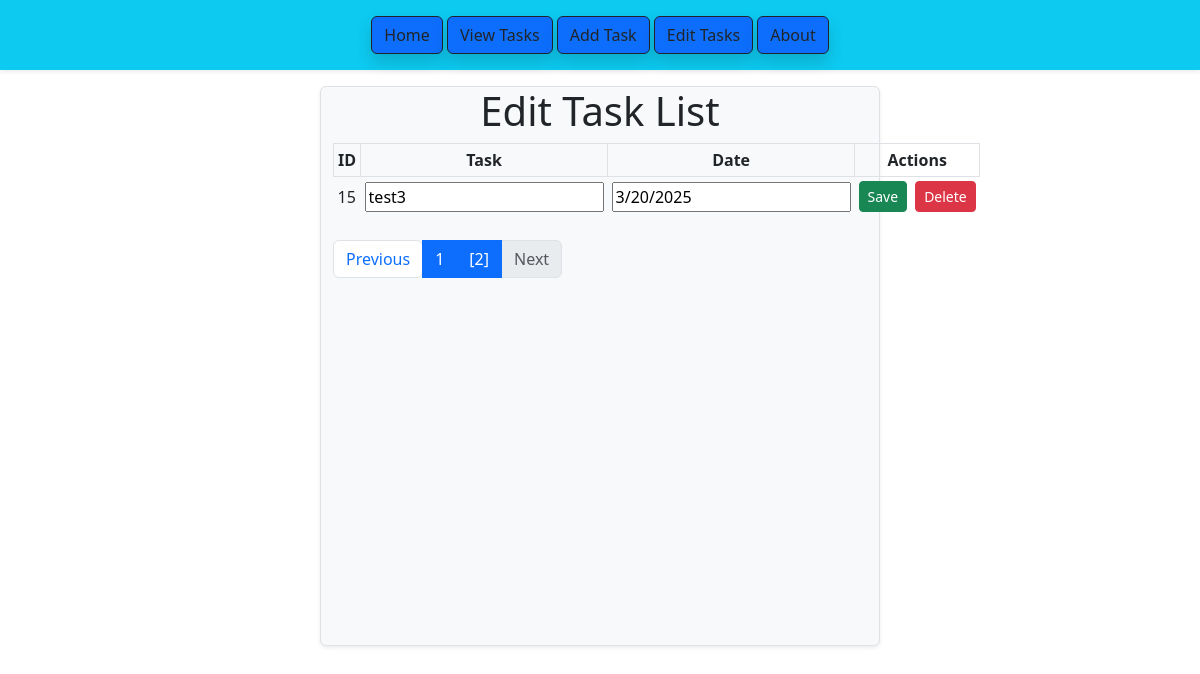
The app's page /edit_task/2/2/, older data.
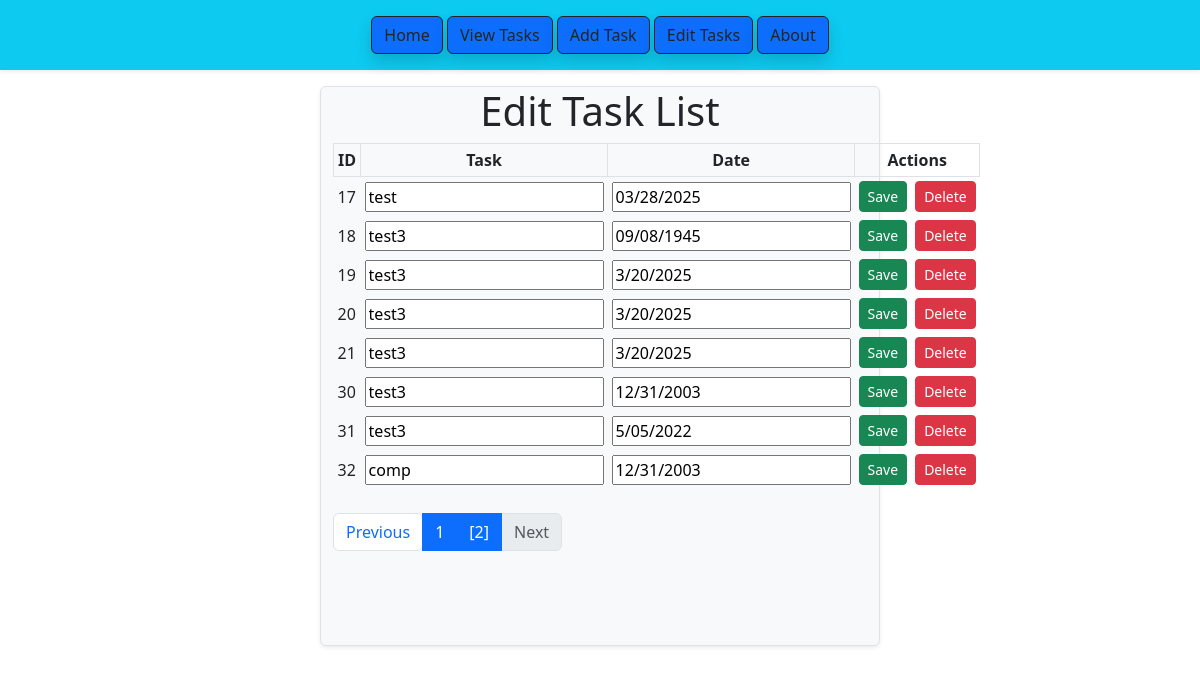
The same page, newer data.
### todo_app/models.py (models this page shows, shortened)
class Task(models.Model):
    id = models.AutoField(primary_key=True)
    task = models.CharField(max_length=100)
    date = models.CharField(max_length=10)

### todo_app/views.py (the view, shortened to what this page needs)
# urls.py: path("edit_task/<int:task_id>/<int:page_number>/", edit_task, name="edit_task",),#<int:task_id>/<int:page_number>/
def edit_task(request, task_id, page_number):
    success = False
    task_list = Task.objects.all()
    paginator = Paginator(task_list,10)
    page_number = request.POST.get("page", request.GET.get("page",page_number))
    page_obj = paginator.get_page(page_number)
    return render(
        request, "edit_task.html",
        {
            "tasks":page_obj,
            "success":success,
            "updated_task_id":task_id
        }
    )

### todo_app/templates/edit_task.html (shortened to what this page needs)
{% load static %}
<!DOCTYPE html>
<html lang="en">
<head>
    <link rel="stylesheet" href="https://cdn.jsdelivr.net/npm/bootstrap@5.3.0/dist/css/bootstrap.min.css">
</head>
<body>
    <div class="shadow-sm bg-info text-center py-3">
        <button class="btn btn-primary text-dark border-dark shadow" type="submit" onclick="window.location.href='{% url 'front_page' %}'">Home</button>
        <button class="btn btn-primary text-dark border-dark shadow" type="submit" onclick="window.location.href='{% url 'view_task' %}'">View Tasks</button>
        <button class="btn btn-primary text-dark border-dark shadow" type="submit" onclick="window.location.href='{% url 'add_task' %}'">Add Task</button>
        <button class="btn btn-primary text-dark border-dark shadow" type="submit" onclick="window.location.href='{% url 'edit_task' 0 1 %}'">Edit Tasks</button>
        <button class="btn btn-primary text-dark border-dark shadow" type="submit" onclick="window.location.href='{% url 'about_page' %}'">About</button>
    </div>
    <div class=" mt-3 container-fluid bg-light rounded shadow-sm border" style="width:560px; height: 560px;">
        <h1 style="text-align: center;">Edit Task List</h1>
        <table class="mb-3" cellpadding="4">
            <thread>
                <tr class="border">
                    <th class="border">ID</th>
                    <th class="border" style="text-align: center;">Task</th>
                    <th class="border" style="text-align: center;">Date</th>
                    <th class="border" style="text-align: center;">Actions</th>
                </tr>
            </thread>
            <tbody>
                {%for task in tasks%}
                <tr id="task-row-{{task_id}}">
                    <form method="POST" action="{% url 'edit_task' task.id tasks.number%}">
                        <td>{{task.id}}</td>
                        <td><input type="text" name="task" value="{{task.task}}"></td>
                        <td><input type="text" name="date" value="{{task.date}}"></td>
                        <td class="d-flex gap-2">
                            <button class="btn btn-success btn-sm" type="submit">Save</button>
                    </form>
                    <form method="POST" action="{% url 'delete_task' task.id tasks.number %}"
                        onsubmit="return confirm('Are you sure you want to delete this task?');">
                        <button class="btn btn-danger btn-sm" type="submit">Delete</button>
                    </form>
                </tr>
                {% endfor %}
            </tbody>
        </table>
        <nav aria-label="Page Navigation" class="mt-4">
            <ul class="pagination justify-content-center>">
                {% if tasks.has_previous %}
                <li class="page_item">
                    <a class="page-link rounded" href="?page={{tasks.previous_page_number}}">Previous</a>
                </li>
                {% else %}
                <li class="page_item disabled">
                    <span class="page-link rounded">Previous</a>
                </li>
                {% endif %}
                {% for num in tasks.paginator.page_range %}
                {% if tasks.number == num %}
                <li class="page-item active">
                    <span class="page-link">[{{num}}]</span>
                </li>
                {% else %}
                <li class="page-item active">
                    <a class="page-link" href="?page={{num}}">{{num}}</a>
                </li>
                {% endif %}
                {% endfor %}
                {% if tasks.has_next %}
                <li class="page-item">
                    <a class="page-link" href="?page={{tasks.next_page_number}}">Next</a>
                </li>
                {% else %}
                <li class="page-item disabled">
                    <span class="page-link">Next</a>
                </li>
                {% endif %}
            </ul>
        </nav>
    </div>
</body>

Row changes from the older to the newer data that the page shows:
removed Task: id "15", task "test3", date "3/20/2025"
added Task: id "17", task "test", date "03/28/2025"
added Task: id "18", task "test3", date "09/08/1945"
added Task: id "19", task "test3", date "3/20/2025"
added Task: id "20", task "test3", date "3/20/2025"
added Task: id "21", task "test3", date "3/20/2025"
added Task: id "30", task "test3", date "12/31/2003"
added Task: id "31", task "test3", date "5/05/2022"
added Task: id "32", task "comp", date "12/31/2003"
